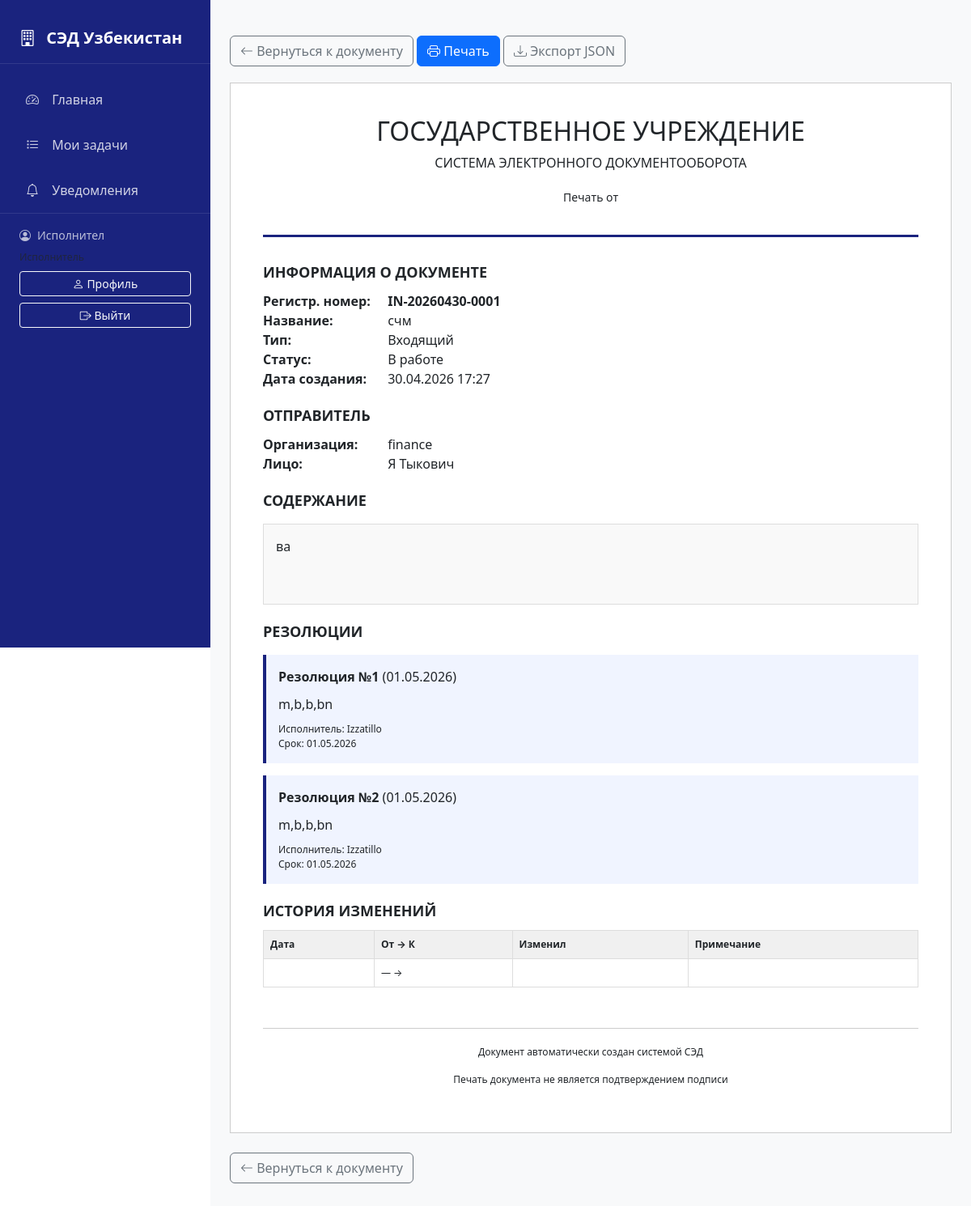
The app's page /documents/13/print/ (signed in), older data.
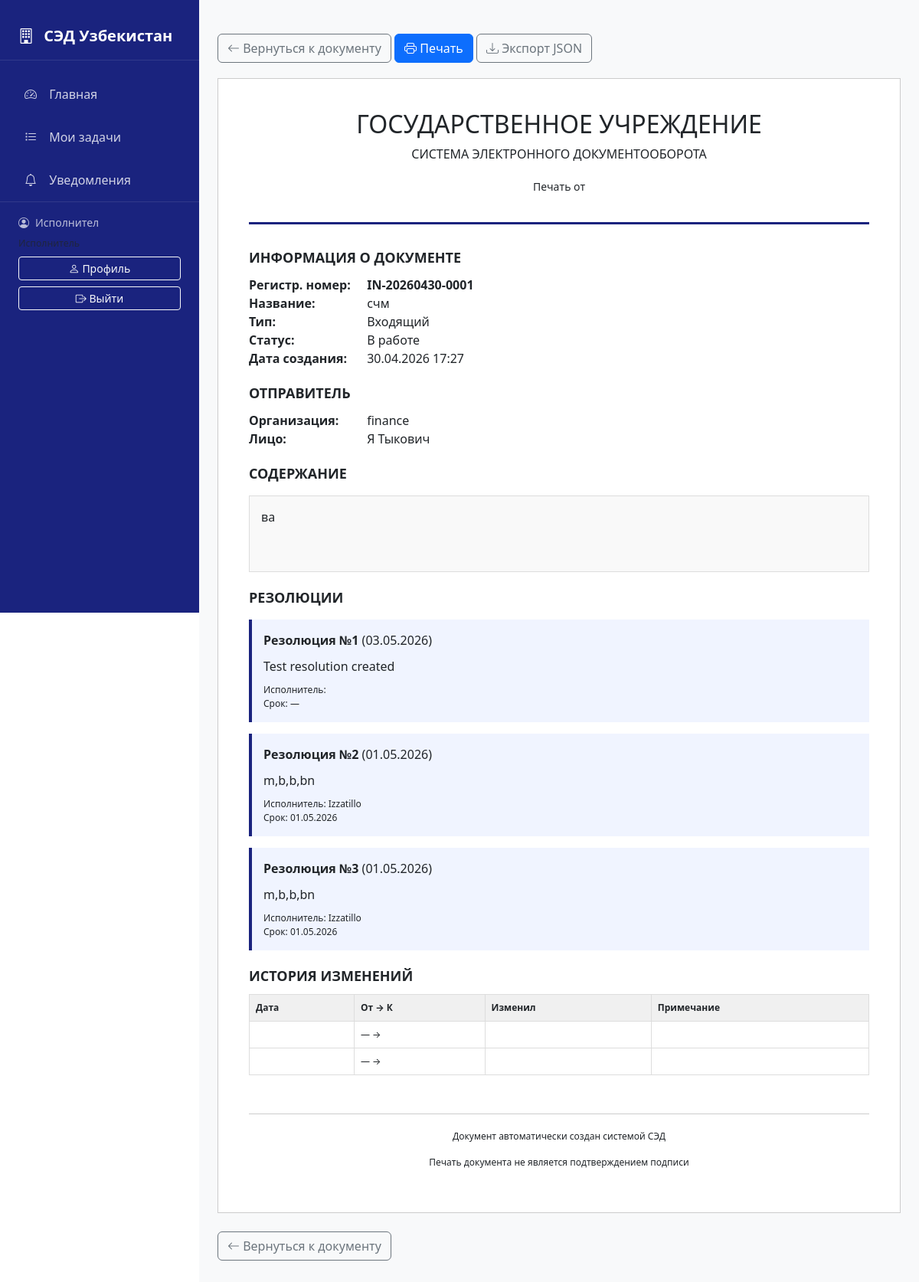
The same page, newer data.
### documents/models.py (models this page shows, shortened)
class Resolution(models.Model):
    document = models.ForeignKey(
        Document,
        on_delete=models.CASCADE,
        related_name='resolutions'
    )
    author = models.ForeignKey(
        User,
        on_delete=models.SET_NULL,
        null=True,
        related_name='created_resolutions'
    )
    executor = models.ForeignKey(
        User,
        on_delete=models.SET_NULL,
        null=True,
        blank=True,
        related_name='assigned_resolutions'
    )
    text = models.TextField()
    due_date = models.DateField(null=True, blank=True)
    created_at = models.DateTimeField(auto_now_add=True)
    is_completed = models.BooleanField(default=False)
    completion_note = models.TextField(blank=True)
    completed_at = models.DateTimeField(null=True, blank=True)
    is_signed = models.BooleanField(default=False, help_text='Документ подписан ЭЦП')
    signed_by = models.ForeignKey(
        User,
        on_delete=models.SET_NULL,
        null=True,
        blank=True,
        related_name='signed_resolutions',
        help_text='Лицо, подписавшее документ'
    )
    signed_at = models.DateTimeField(null=True, blank=True)
    signature_data = models.TextField(blank=True, help_text='Данные цифровой подписи')
    class Meta:
        verbose_name = 'Резолюция'
        verbose_name_plural = 'Резолюции'
        ordering = ['-created_at']

class User(AbstractUser):
    ROLE_CHOICES = [
        ('citizen', 'Гражданин'),
        ('secretary', 'Секретарь'),
        ('head', 'Руководитель'),
        ('executor', 'Исполнитель'),
        ('admin', 'Администратор'),
    ]
    role = models.CharField(max_length=20, choices=ROLE_CHOICES, default='citizen')
    full_name = models.CharField(max_length=255, blank=True)
    phone = models.CharField(max_length=20, blank=True)
    department = models.ForeignKey(
        'Department',
        on_delete=models.SET_NULL,
        null=True,
        blank=True,
        related_name='users'
    )
    class Meta:
        verbose_name = 'Пользователь'
        verbose_name_plural = 'Пользователи'
    def is_head(self):
        return self.role == 'head'
    def is_secretary(self):
        return self.role == 'secretary'
    def is_executor(self):
        return self.role == 'executor'
    def is_admin(self):
        return self.role == 'admin'
    def is_citizen(self):
        return self.role == 'citizen'

class DocumentHistory(models.Model):
    ACTION_CHOICES = [
        ('CREATED', 'Создан'),
        ('REGISTERED', 'Зарегистрирован'),
        ('SENT', 'Отправлен'),
        ('RECEIVED', 'Получен'),
        ('ACCEPTED', 'Принят'),
        ('REJECTED', 'Отклонен'),
        ('IN_PROGRESS', 'В работе'),
        ('DONE', 'Завершен'),
    ]
    document = models.ForeignKey(
        Document,
        on_delete=models.CASCADE,
        related_name='history'
    )
    action = models.CharField(max_length=20, choices=ACTION_CHOICES, default='CREATED')
    performed_by = models.ForeignKey(
        User,
        on_delete=models.SET_NULL,
        null=True,
        blank=True,
        related_name='performed_actions'
    )
    notes = models.TextField(blank=True)
    created_at = models.DateTimeField(auto_now_add=True)
    class Meta:
        verbose_name = 'История документа'
        verbose_name_plural = 'История документов'
        ordering = ['-created_at']

### documents/views.py (the view)
# urls.py: path('documents/<int:pk>/print/', views.document_print, name='document_print'),
@login_required
def document_print(request, pk):
    document = get_object_or_404(Document, pk=pk)
    resolutions = document.resolutions.all()
    history = document.history.all()
    context = {
        'document': document,
        'resolutions': resolutions,
        'history': history,
        'print_mode': True,
    }
    return render(request, 'documents/document_print.html', context)

### documents/context_processors.py (called while the page is built)
def notifications(request):
    if request.user.is_authenticated:
        unread = Notification.objects.filter(user=request.user, is_read=False)
        return {
            'notifications': unread,
            'unread_count': unread.count()
        }
    return {
        'notifications': [],
        'unread_count': 0
    }

### templates/documents/document_print.html (shortened to what the changed rows need)
{% extends 'base.html' %}
{% block content %}
<div class="print-container">
    <div class="print-header">
        <h2>ГОСУДАРСТВЕННОЕ УЧРЕЖДЕНИЕ</h2>
    </div>
    {% if resolutions %}
    <div class="print-section">
        <div class="print-title">РЕЗОЛЮЦИИ</div>
        {% for resolution in resolutions %}
        <div class="resolution-box">
            <strong>Резолюция №{{ forloop.counter }}</strong> ({{ resolution.created_at|date:"d.m.Y" }})
            <div style="margin-top: 10px;">{{ resolution.text }}</div>
            <div style="margin-top: 10px; font-size: 12px;">
                <span>Исполнитель: {{ resolution.executor.full_name }}</span><br>
                <span>Срок: {% if resolution.due_date %}{{ resolution.due_date|date:"d.m.Y" }}{% else %}—{% endif %}</span>
            </div>
        </div>
        {% endfor %}
    </div>
    {% endif %}
    {% if history %}
    <div class="print-section">
        <table style="width: 100%; font-size: 12px; border-collapse: collapse;">
            <tr style="background: #f0f0f0;">
                <th style="border: 1px solid #ddd; padding: 8px;">Дата</th>
                <th style="border: 1px solid #ddd; padding: 8px;">От → К</th>
                <th style="border: 1px solid #ddd; padding: 8px;">Изменил</th>
                <th style="border: 1px solid #ddd; padding: 8px;">Примечание</th>
            </tr>
            {% for item in history %}
            <tr>
                <td style="border: 1px solid #ddd; padding: 8px;">{{ item.changed_at|date:"d.m.Y H:i" }}</td>
                <td style="border: 1px solid #ddd; padding: 8px;">{{ item.old_status|default:"—" }} → {{ item.new_status }}</td>
                <td style="border: 1px solid #ddd; padding: 8px;">{{ item.changed_by.full_name }}</td>
                <td style="border: 1px solid #ddd; padding: 8px;">{{ item.note }}</td>
            </tr>
            {% endfor %}
        </table>
    </div>
    {% endif %}
</div>
{% endblock %}

Row changes from the older to the newer data that the page shows:
added Resolution: created_at "03.05.2026", text "Test resolution created"
added DocumentHistory: old_status "—"
